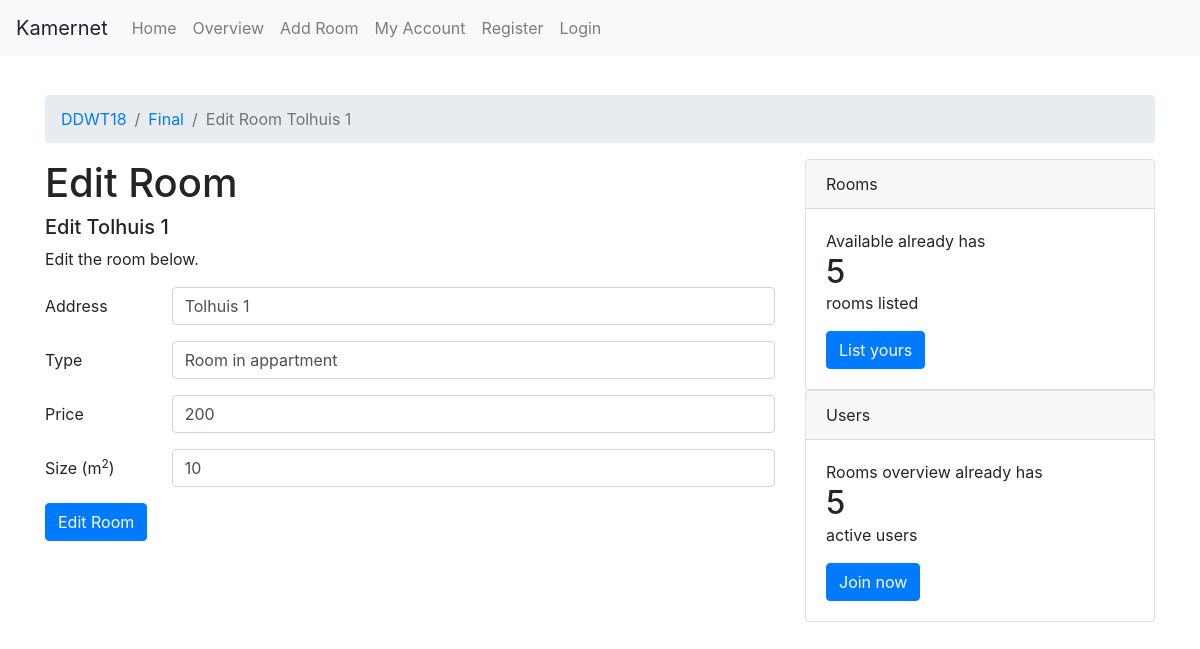
The app's page /DDWT18/final/edit/?room_id=3&user_id=3 (signed in) with its own data.
### tables this page shows
CREATE TABLE `rooms` (
  `id` int(11) NOT NULL,
  `address` varchar(255) NOT NULL,
  `type` varchar(255) NOT NULL,
  `price` int(3) NOT NULL,
  `size` int(3) NOT NULL,
  `owner` int(11) NOT NULL
);

### views/new.php (the view, shortened to what this page needs)
<!doctype html>
<html lang="en">
<head>
    <link rel="stylesheet" href="https://stackpath.bootstrapcdn.com/bootstrap/4.1.3/css/bootstrap.min.css">
    <link rel="stylesheet" href="/DDWT18/final/css/main.css">
</head>
<body>
<?= $navigation ?>
<div class="container">
    <div class="pd-15">&nbsp</div>
    <?= $breadcrumbs ?>
    <div class="row">
        <div class="col-md-8">
            <h1><?= $page_title ?></h1>
            <h5><?= $page_subtitle ?></h5>
            <p><?= $page_content ?></p>
            <form action="<?= $form_action ?>" method="POST">
                <div class="form-group row">
                    <label for="inputAddress" class="col-sm-2 col-form-label">Address</label>
                    <div class="col-sm-10">
                        <input type="text" class="form-control" id="inputAddress" name="Address"
                               value="<?php if (isset($room_info)){echo $room_info['address'];} ?>" required>
                    </div>
                </div>
                <div class="form-group row">
                    <label for="inputType" class="col-sm-2 col-form-label">Type</label>
                    <div class="col-sm-10">
                        <input type="text" class="form-control" id="inputType" name="Type"
                               value="<?php if (isset($room_info)){echo $room_info['type'];} ?>" required>
                    </div>
                </div>
                <div class="form-group row">
                    <label for="inputPrice" class="col-sm-2 col-form-label">Price</label>
                    <div class="col-sm-10">
                        <input type="number" class="form-control" id="inputPrice" name="Price"
                               value="<?php if (isset($room_info)){echo $room_info['price'];} ?>" required>
                    </div>
                </div>
                <div class="form-group row">
                    <label for="inputSize" class="col-sm-2 col-form-label">Size (m<sup>2</sup>)</label>
                    <div class="col-sm-10">
                        <input type="number" class="form-control" id="inputSize" name="Size"
                               value="<?php if (isset($room_info)){echo $room_info['size'];} ?>" required>
                    </div>
                </div>
                <div class="form-group row">
                    <div class="col-sm-10">
                        <button type="submit" class="btn btn-primary"><?= $submit_btn ?></button>
                    </div>
                </div>
            </form>
        </div>
        <div class="col-md-4">
        </div>
    </div>
</div>
</body>
</html>

### css/main.css (style rules this page uses)
.pd-15 { padding: 15px 0 0 0; }

### records on screen
rooms: address "Edit Tolhuis 1", Address "Tolhuis 1", Type "Room in appartment", Price "200", Size "10"

### other values on screen
$nav_info[1]['name'] "Home"
$nav_info[1]['name'] "Overview"
$nav_info[1]['name'] "Add Room"
$nav_info[1]['name'] "My Account"
$nav_info[1]['name'] "Register"
$nav_info[1]['name'] "Login"
$name "DDWT18"
$name "Final"
$name "Edit Room Tolhuis 1"
$page_title "Edit Room"
$page_content "Edit the room below."
$submit_btn "Edit Room"
$nbr_rooms "5"
$nbr_users "5"
